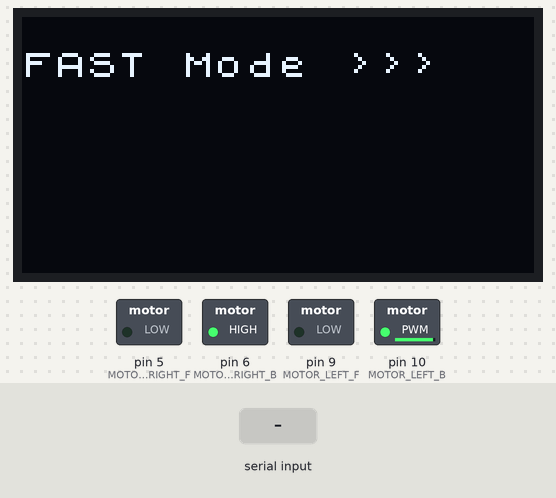
The sketch below on a simulated Arduino Uno, built with avr-gcc and run on an emulated ATmega328P. Parts: 128×64 one-colour display, switched loads named in the sketch (green lamp = pin HIGH). Inputs (shaded band) come from the test bench. What the sketch prints to the serial monitor is not drawn.

Above: at 5.6 s.
5.7 s: "SLOW\n" received over the second serial link
At 6.3 s:
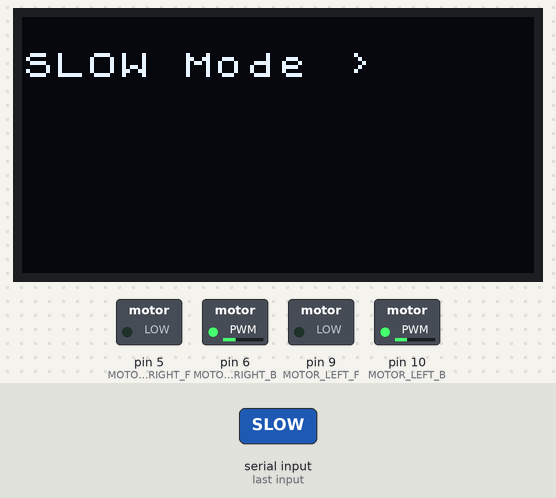
7.2 s: "1\n" received over the second serial link
At 7.8 s:
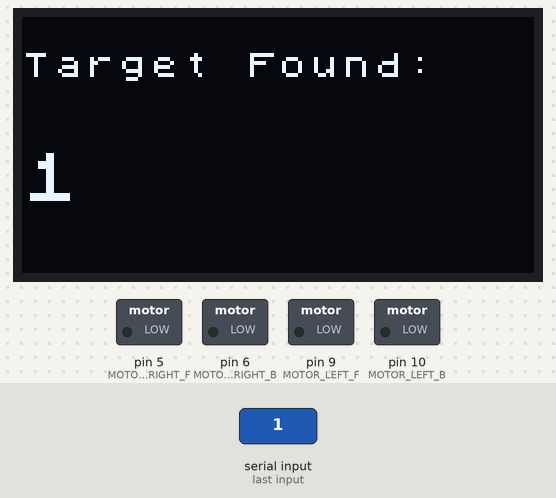
Timing chart, 0 to 10.2 s (numbered marks = the images above; inputs shaded):
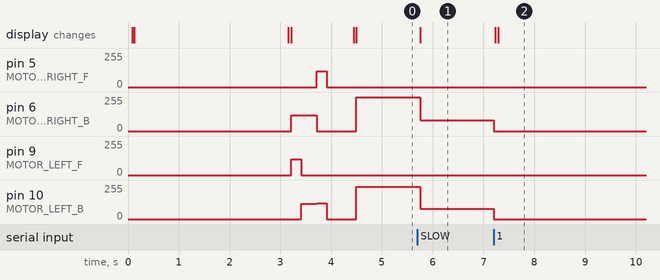

Measured:
- after the input at 5.7 s, pin 6 (MOTOR_RIGHT_B): 255/255 → 80/255 after 0.05 s; pin 10 (MOTOR_LEFT_B): 242/255 → 76/255 after 0.05 s; the display: changes after 0.05 s (image 1)
- after the input at 7.2 s, pin 6 (MOTOR_RIGHT_B): 80/255 → 0/255 at once; pin 10 (MOTOR_LEFT_B): 76/255 → 0/255 at once; the display: first changes at once (image 2 shows a later state)

The sketch:

one_one.ino
```cpp
#include <SoftwareSerial.h>
#include <U8x8lib.h>

// --- 硬件引脚定义 ---
SoftwareSerial OpenMVSerial(A0, A1);
U8X8_SH1106_128X64_NONAME_HW_I2C display(/* reset=*/ U8X8_PIN_NONE);

const int MOTOR_LEFT_F = 9;
const int MOTOR_LEFT_B = 10;
const int MOTOR_RIGHT_F = 5;
const int MOTOR_RIGHT_B = 6;

// --- ⚙️ 底盘直线行驶校准区 ---
float left_ratio = 0.95;  // 修正偏右问题
float right_ratio = 1.0;

// --- 速度配置 ---
const int SPEED_FULL = 255;
const int SPEED_SLOW = 80;

// --- 状态机定义 ---
enum TaskState {
  WAITING_START,
  FAST_FORWARD,
  SLOW_CRUISE,
  TASK_DONE
};
TaskState currentState = WAITING_START;

String inputString = "";
boolean stringComplete = false;

void setup() {
  Serial.begin(9600);
  OpenMVSerial.begin(9600);

  display.begin();
  display.setPowerSave(0);
  display.setFont(u8x8_font_chroma48medium8_r);

  pinMode(MOTOR_LEFT_F, OUTPUT);
  pinMode(MOTOR_LEFT_B, OUTPUT);
  pinMode(MOTOR_RIGHT_F, OUTPUT);
  pinMode(MOTOR_RIGHT_B, OUTPUT);
  stopCar();

  display.drawString(0, 1, "System Ready");
  display.drawString(0, 3, "3s to RUN...");
  delay(3000);

  // ==========================================
  // 🏎️ 发车前硬编码：S型向左平移变道
  // ==========================================
  display.clear();
  display.drawString(0, 1, "Shifting Left..");

  // 1. 原地微偏左转
  turnLeft(120);
  delay(200);     // 延时决定了转角大小，请根据实际场地微调

  // 2. 向左前方直行一小步
  moveForward(120);
  delay(300);     // 延时决定了向左平移的距离

  // 3. 原地右转回正车头
  turnRight(120);
  delay(200);     // 理论上和左转的时间保持一致即可回正

  // 4. 停稳，准备进入视觉巡航
  stopCar();
  delay(500);     // 缓冲一下，消除车身晃动
  // ==========================================

  display.clear();
  display.drawString(0, 1, "FAST Mode >>>");
  moveForward(SPEED_FULL);
  currentState = FAST_FORWARD;
}

void loop() {
  while (OpenMVSerial.available()) {
    char inChar = (char)OpenMVSerial.read();
    if (inChar != '\n') {
      inputString += inChar;
    } else {
      inputString.trim();
      stringComplete = true;
    }
  }

  if (stringComplete) {
    if (currentState == FAST_FORWARD && inputString == "SLOW") {
      Serial.println("⚠️ 发现二维码轮廓，开始减速巡航...");
      display.drawString(0, 1, "SLOW Mode >  ");
      moveForward(SPEED_SLOW);
      currentState = SLOW_CRUISE;
    }
    else if (currentState == SLOW_CRUISE && inputString != "SLOW") {
      Serial.print("✅ 扫码完成，数据: ");
      Serial.println(inputString);

      stopCar();

      display.clear();
      display.drawString(0, 1, "Target Found:");
      display.draw2x2String(0, 4, inputString.c_str());

      currentState = TASK_DONE;
    }
    inputString = "";
    stringComplete = false;
  }
}

// ================= 核心控制函数 (已适配头尾互换) =================

void moveForward(int speed) {
  speed = constrain(speed, 0, 255);
  int true_left_speed = speed * left_ratio;
  int true_right_speed = speed * right_ratio;

  // 小车实际前进（物理后退引脚生效）
  analogWrite(MOTOR_LEFT_F, 0);
  analogWrite(MOTOR_LEFT_B, true_left_speed);
  analogWrite(MOTOR_RIGHT_F, 0);
  analogWrite(MOTOR_RIGHT_B, true_right_speed);
}

// ⚠️ 新增：左转函数
void turnLeft(int speed) {
  speed = constrain(speed, 0, 255);
  // 正常左转是左轮后退、右轮前进
  // 由于车头尾互换：物理左轮要给 F 信号，物理右轮要给 B 信号
  analogWrite(MOTOR_LEFT_F, speed);
  analogWrite(MOTOR_LEFT_B, 0);

  analogWrite(MOTOR_RIGHT_F, 0);
  analogWrite(MOTOR_RIGHT_B, speed);
}

// ⚠️ 新增：右转函数
void turnRight(int speed) {
  speed = constrain(speed, 0, 255);
  // 正常右转是左轮前进、右轮后退
  // 由于车头尾互换：物理左轮要给 B 信号，物理右轮要给 F 信号
  analogWrite(MOTOR_LEFT_F, 0);
  analogWrite(MOTOR_LEFT_B, speed);

  analogWrite(MOTOR_RIGHT_F, speed);
  analogWrite(MOTOR_RIGHT_B, 0);
}

void stopCar() {
  analogWrite(MOTOR_LEFT_F, 0);
  analogWrite(MOTOR_LEFT_B, 0);
  analogWrite(MOTOR_RIGHT_F, 0);
  analogWrite(MOTOR_RIGHT_B, 0);
}
```
